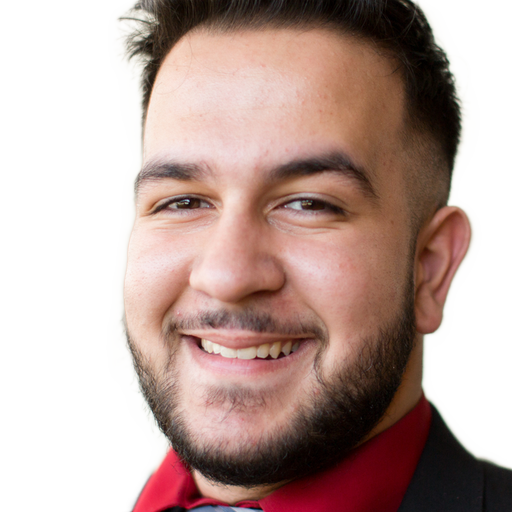
#> input picture examples/color_1.png, 512 x 512 px
$ python -i get_sketch_tradition.py   (imports and definitions only)   (older library calls are emulated)
#> lines starting #> are read from the running program, lines starting #| are printed output that depends on the picture; after the words box and inside, x2 and y2 are one past the last pixel; in counts of white or black regions, pixels touching at a corner belong together
#> further down, picture is the input picture: shape (512, 512, 3); mean B, G, R 156.9, 163.2, 186.7
import cv2
import numpy as np
import random
import jittor as jt
def canny_sketch(img):
    edges = cv2.Canny(img, 50, 150)
    return cv2.bitwise_not(edges)  # 颜色反转

# [12 lines left out: functions sobel_sketch, laplacian_sketch, not called in this run]

def dog_sketch(img):
    gray = cv2.cvtColor(img, cv2.COLOR_BGR2GRAY) if len(img.shape)==3 else img
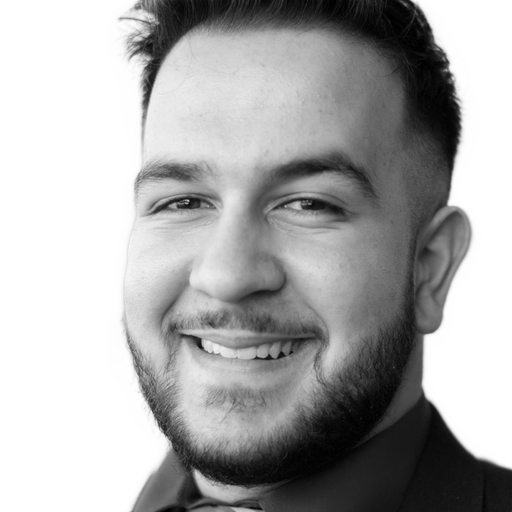
#> gray: shape (512, 512); min 0, max 255, mean 169.5
    g1 = cv2.GaussianBlur(gray, (0,0), 1.5).astype(np.float32)
    g2 = cv2.GaussianBlur(gray, (0,0), 2.0).astype(np.float32)
    diff = np.abs(g1 - g2)
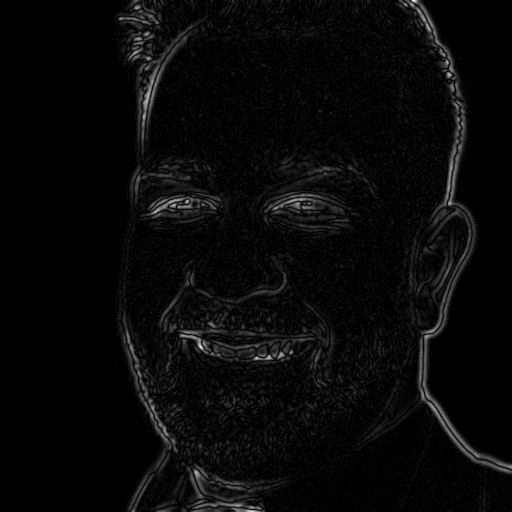
#> diff: shape (512, 512) float32; min 0, max 22, mean 0.7; drawn with min black and max white
    diff = cv2.normalize(diff, None, 50, 200, cv2.NORM_MINMAX)
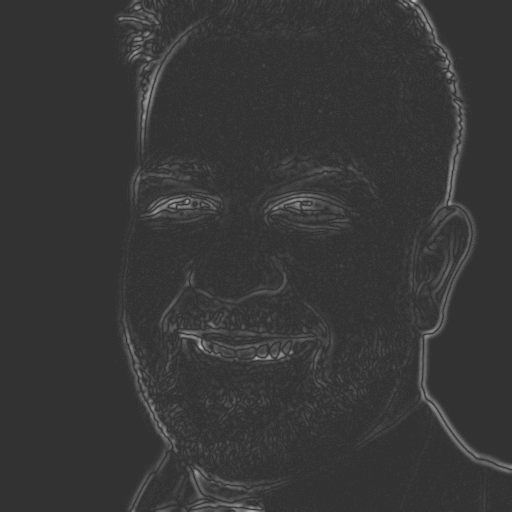
#> diff: shape (512, 512) float32; min 50, max 200, mean 55
    _, sketch = cv2.threshold(diff.astype(np.uint8), 0, 255,
                             cv2.THRESH_BINARY + cv2.THRESH_OTSU)
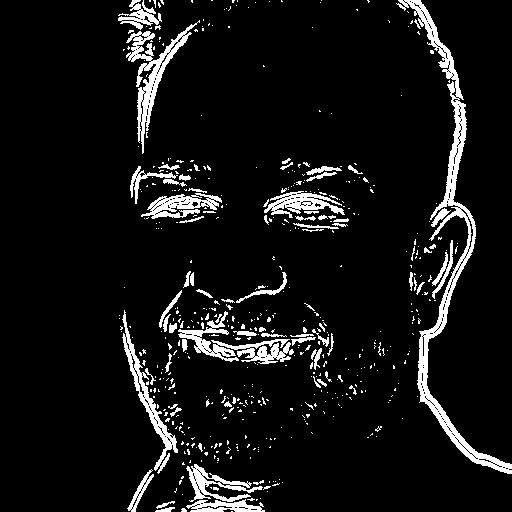
#> sketch: shape (512, 512); 7.8% white; 526 white regions (451 under 20 px), largest, box (x1, y1, x2, y2) and area: (396, 0, 512, 474) 5220, (126, 20, 200, 154) 1957, (178, 311, 294, 364) 1681
    return cv2.bitwise_not(sketch)  # 颜色反转


# [56 lines left out: functions tensor_to_cv2, cv2_to_tensor, random_sketch_extractor, not called in this run]
# [4 lines not run here, left out]

>>> import cv2
>>> picture = cv2.imread('../../../../examples/color_1.png')
>>> result = dog_sketch(picture)

$ run again, on examples/color_2.png
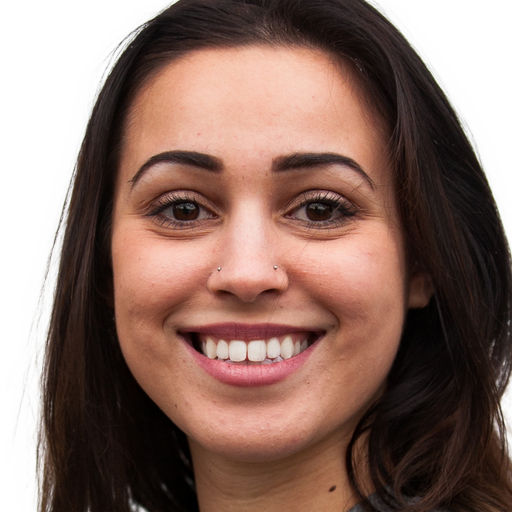
#> input picture examples/color_2.png, 512 x 512 px
#> picture is the input picture: shape (512, 512, 3); mean B, G, R 102.8, 112, 139.2
#> in dog_sketch, `diff = cv2.normalize(diff, None, 50, 200, cv2.NORM_MINMAX)`:
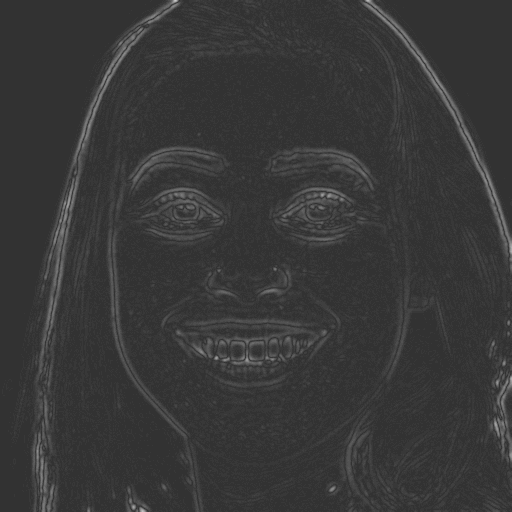
#> diff: shape (512, 512) float32; min 50, max 200, mean 56.2
#> in dog_sketch, `_, sketch = cv2.threshold(diff.astype(np.uint8), 0, 255, cv2.THRESH_BI..`:
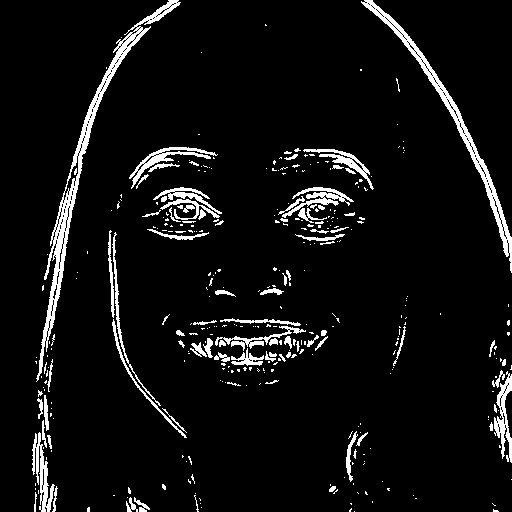
#> sketch: shape (512, 512); 6.3% white; 354 white regions (273 under 20 px), largest, box (x1, y1, x2, y2) and area: (36, 0, 181, 382) 3505, (361, 0, 512, 273) 2434, (32, 432, 55, 512) 709

$ run again, on examples/sketch_1.png
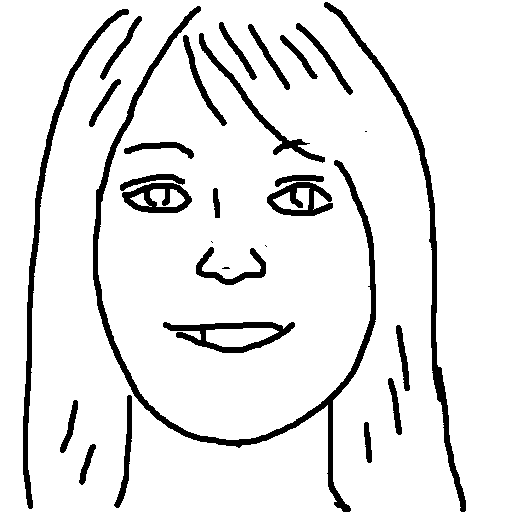
#> input picture examples/sketch_1.png, 512 x 512 px
#> picture is the input picture: shape (512, 512, 3); 90.7% white; 29 black regions (4 under 20 px), largest, box (x1, y1, x2, y2) and area: (93, 6, 376, 512) 6000, (324, 2, 466, 512) 3251, (23, 9, 129, 509) 2975
#> in dog_sketch, `diff = cv2.normalize(diff, None, 50, 200, cv2.NORM_MINMAX)`:
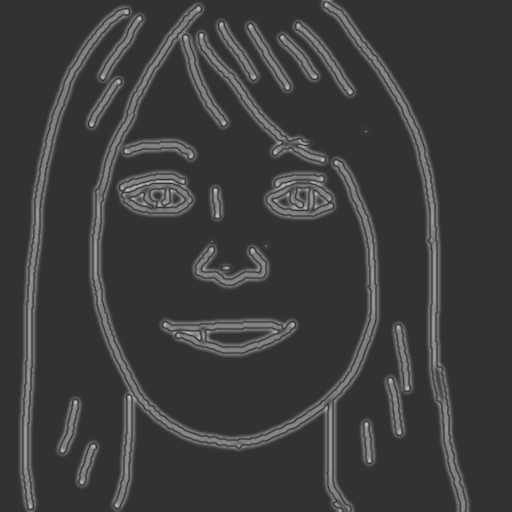
#> diff: shape (512, 512) float32; min 50, max 200, mean 61.7
#> in dog_sketch, `_, sketch = cv2.threshold(diff.astype(np.uint8), 0, 255, cv2.THRESH_BI..`:
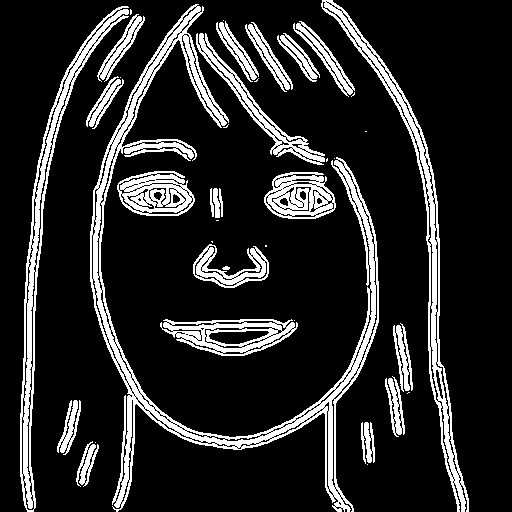
#> sketch: shape (512, 512); 15.3% white; 38 white regions (16 under 20 px), largest, box (x1, y1, x2, y2) and area: (90, 4, 379, 512) 12937, (321, 0, 469, 512) 5369, (20, 6, 129, 512) 5087

$ run again, on examples/sketch_2.png
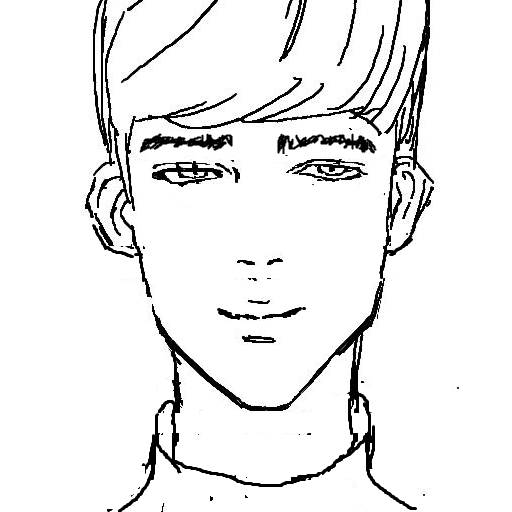
#> input picture examples/sketch_2.png, 512 x 512 px
#> picture is the input picture: shape (512, 512, 3); min 0, max 255, mean 236.5
#> in dog_sketch, `diff = cv2.normalize(diff, None, 50, 200, cv2.NORM_MINMAX)`:
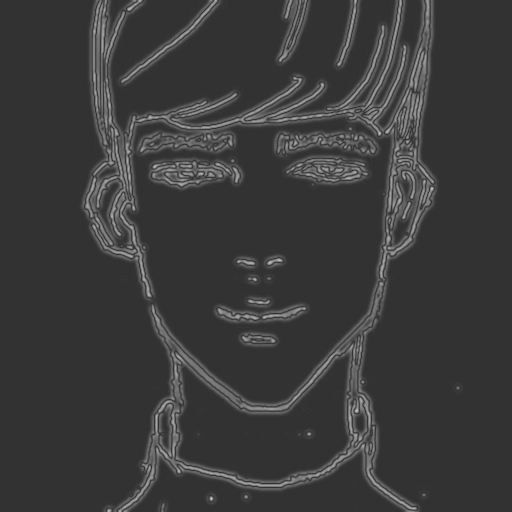
#> diff: shape (512, 512) float32; min 50, max 200, mean 59.4
#> in dog_sketch, `_, sketch = cv2.threshold(diff.astype(np.uint8), 0, 255, cv2.THRESH_BI..`:
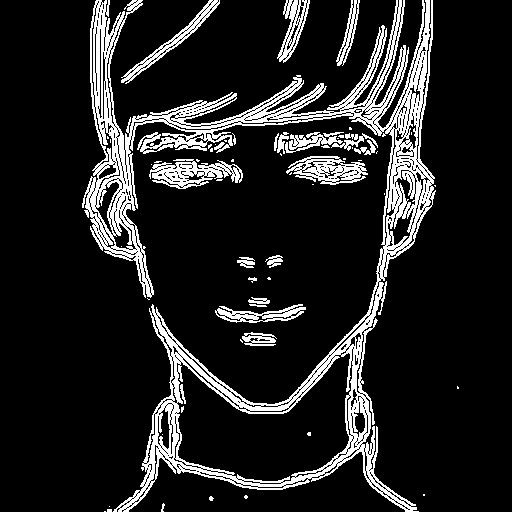
#> sketch: shape (512, 512); 13.4% white in thin lines or dots, all inside (x1, y1, x2, y2) = (82, 0, 459, 512)
